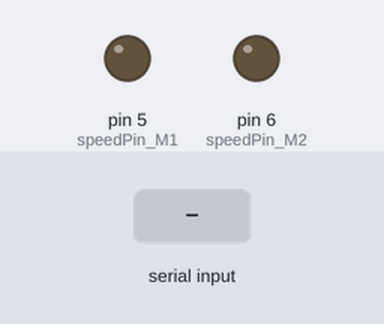
The sketch below on a simulated Arduino Uno, built with avr-gcc and run on an emulated ATmega328P. On the bench: output pins drawn as LEDs (lit = HIGH). The test bench sets the inputs (shaded band).

Above: at 1.2 s.
1.3 s: "1,90,45\n" received over Serial
At 2.1 s:
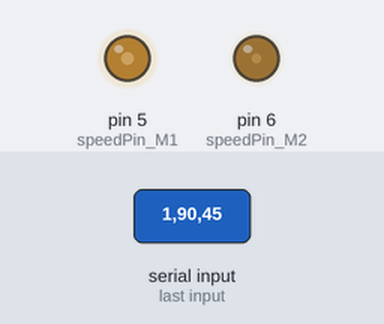
4.3 s: "90,45\n" received over Serial
At 5.5 s:
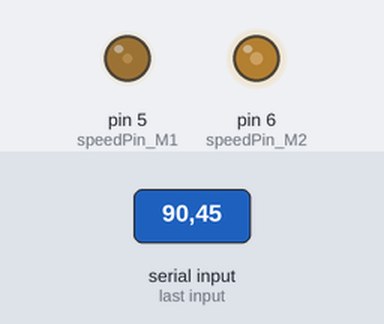
5.8 s: "30,150\n" received over Serial
At 6.7 s:
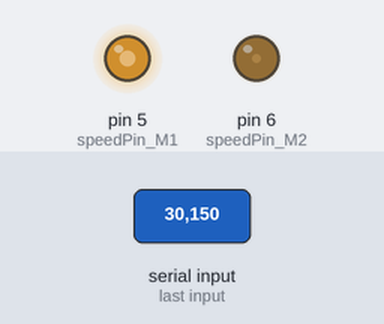
7.3 s: "90\n" received over Serial
At 7.7 s:
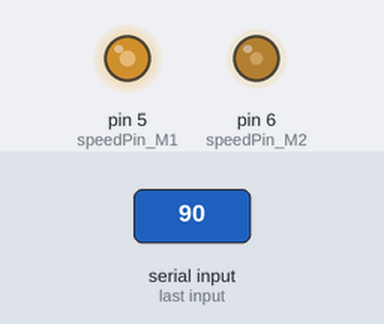
10.3 s: "200\n" received over Serial
At 11.2 s:
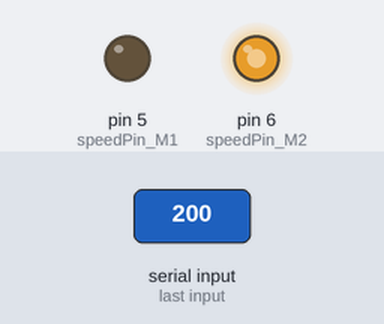
11.8 s: "1,90\n" received over Serial
At 12.4 s:
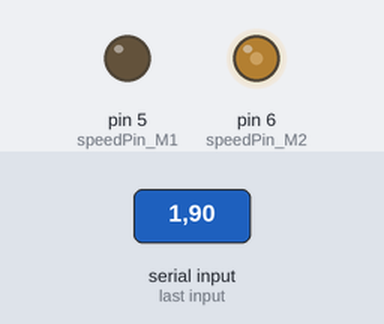
Timing chart, 0 to 14.3 s (numbered marks = the images above; inputs shaded):
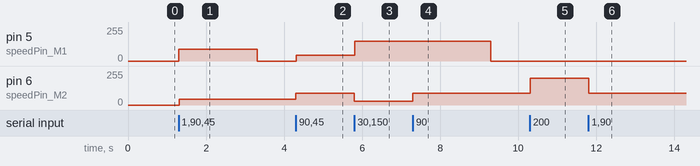

The sketch:

sketch.ino
```cpp
int speedPin_M1 = 5;
int speedPin_M2 = 6;
int directionPin_M1 = 4;
int directionPin_M2 = 7;
int data;
int dir;
char buffer[1];

void setup(){
  Serial.begin(9600);
}

void loop(){
  if(Serial.available()) {
    data = Serial.parseInt();
    Serial.readBytes(buffer, 1);
    powerLeft(data);
    data = Serial.parseInt();
    Serial.readBytes(buffer, 1);
    powerRight(data);
  }
}

void powerLeft(int data){
  dir = LOW;
  if(data < 0) {
    data = abs(data);
    dir = HIGH;
  }
  analogWrite(speedPin_M2, data);
  digitalWrite(directionPin_M2, dir);
}

void powerRight(int data){
  dir = LOW;
  if(data < 0) {
    data = abs(data);
    dir = HIGH;
  }
  analogWrite(speedPin_M1, data);
  digitalWrite(directionPin_M1, dir);
}
```

Measured:
- after the input at 1.3 s, pin 5 (speedPin_M1): 0/255 → 90/255 at once, → 0/255 2.0 s later; pin 6 (speedPin_M2): 0/255 → 45/255 at once
- after the input at 4.3 s, pin 5 (speedPin_M1): 0/255 → 45/255 at once; pin 6 (speedPin_M2): 45/255 → 90/255 at once
- after the input at 5.8 s, pin 5 (speedPin_M1): 45/255 → 150/255 at once; pin 6 (speedPin_M2): 90/255 → 30/255 at once
- after the input at 7.3 s, pin 5 (speedPin_M1): 150/255 → 0/255 after 2.0 s; pin 6 (speedPin_M2): 30/255 → 90/255 at once
- after the input at 10.3 s, pin 6 (speedPin_M2): 90/255 → 200/255 at once
- after the input at 11.8 s, pin 6 (speedPin_M2): 200/255 → 90/255 at once
